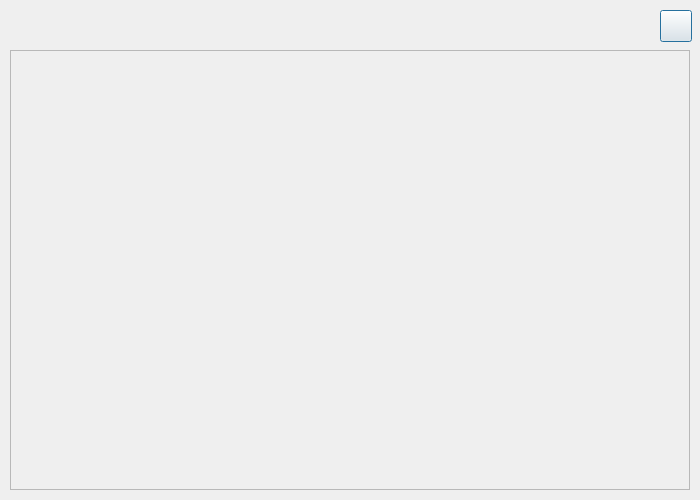
<?xml version="1.0" encoding="UTF-8"?>
<ui version="4.0">
 <class>w_HostsListDialog</class>
 <widget class="QDialog" name="w_HostsListDialog">
  <property name="geometry">
   <rect>
    <x>0</x>
    <y>0</y>
    <width>700</width>
    <height>500</height>
   </rect>
  </property>
  <property name="minimumSize">
   <size>
    <width>700</width>
    <height>500</height>
   </size>
  </property>
  <property name="maximumSize">
   <size>
    <width>700</width>
    <height>500</height>
   </size>
  </property>
  <property name="acceptDrops">
   <bool>false</bool>
  </property>
  <property name="windowTitle">
   <string>Lista komputerów podłączonych do serwera</string>
  </property>
  <property name="modal">
   <bool>true</bool>
  </property>
  <widget class="QPushButton" name="refreshButton">
   <property name="geometry">
    <rect>
     <x>660</x>
     <y>10</y>
     <width>32</width>
     <height>32</height>
    </rect>
   </property>
   <property name="text">
    <string/>
   </property>
   <property name="icon">
    <iconset resource="icons.qrc">
     <normaloff>:/actions/icons/if_refresh27_216529.png</normaloff>:/actions/icons/if_refresh27_216529.png</iconset>
   </property>
   <property name="iconSize">
    <size>
     <width>20</width>
     <height>20</height>
    </size>
   </property>
  </widget>
  <widget class="QScrollArea" name="hostListScrollArea">
   <property name="geometry">
    <rect>
     <x>10</x>
     <y>50</y>
     <width>680</width>
     <height>440</height>
    </rect>
   </property>
   <property name="horizontalScrollBarPolicy">
    <enum>Qt::ScrollBarAlwaysOff</enum>
   </property>
   <property name="widgetResizable">
    <bool>false</bool>
   </property>
   <widget class="QWidget" name="hostListScrollAreaContent">
    <property name="geometry">
     <rect>
      <x>0</x>
      <y>0</y>
      <width>440</width>
      <height>0</height>
     </rect>
    </property>
   </widget>
  </widget>
 </widget>
 <resources>
  <include location="icons.qrc"/>
 </resources>
 <connections/>
</ui>
